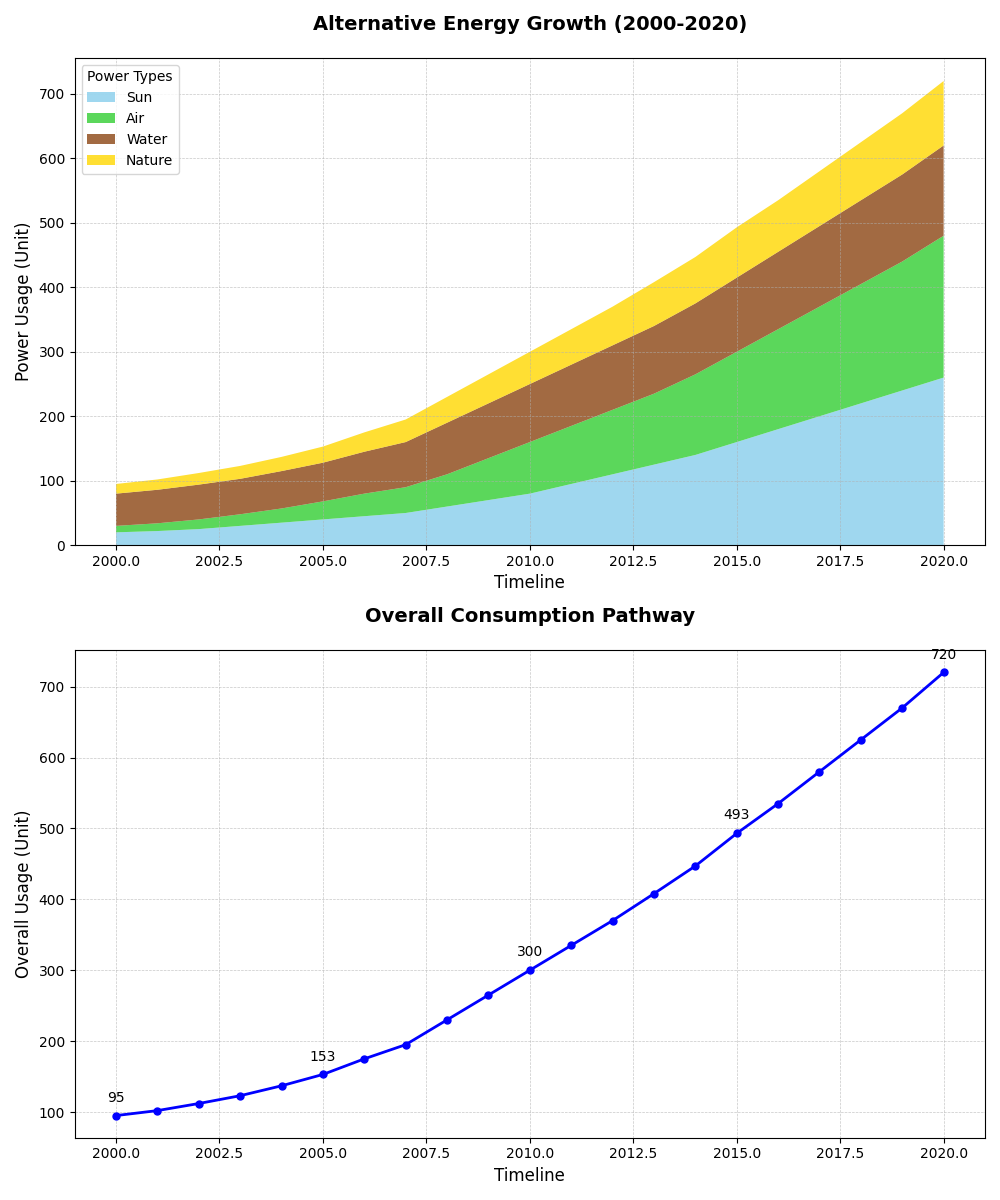

Write the Python code that produced this figure.
import matplotlib.pyplot as plt
import numpy as np

years = np.arange(2000, 2021)
region_data = {
    'Sun': np.array([20, 22, 25, 30, 35, 40, 45, 50, 60, 70, 80, 95, 110, 125, 140, 160, 180, 200, 220, 240, 260]),
    'Air': np.array([10, 12, 15, 18, 22, 28, 35, 40, 50, 65, 80, 90, 100, 110, 125, 140, 155, 170, 185, 200, 220]),
    'Water': np.array([50, 52, 54, 55, 58, 60, 65, 70, 80, 85, 90, 95, 100, 105, 110, 115, 120, 125, 130, 135, 140]),
    'Nature': np.array([15, 16, 18, 20, 22, 25, 30, 35, 40, 45, 50, 55, 60, 68, 72, 78, 80, 85, 90, 95, 100])
}

total_energy = sum(region_data.values())
fig, axes = plt.subplots(2, 1, figsize=(10, 12))

axes[0].stackplot(years, region_data.values(), labels=region_data.keys(),
                  colors=['#87CEEB', '#32CD32', '#8B4513', '#FFD700'], alpha=0.8)
axes[0].set_title('Alternative Energy Growth (2000-2020)', fontsize=14, fontweight='bold', pad=20)
axes[0].set_xlabel('Timeline', fontsize=12)
axes[0].set_ylabel('Power Usage (Unit)', fontsize=12)
axes[0].legend(loc='upper left', fontsize=10, title='Power Types')
axes[0].grid(True, linestyle='--', linewidth=0.5, alpha=0.7)

axes[1].plot(years, total_energy, marker='o', color='b', linestyle='-', linewidth=2, markersize=5)
axes[1].set_title('Overall Consumption Pathway', fontsize=14, fontweight='bold', pad=20)
axes[1].set_xlabel('Timeline', fontsize=12)
axes[1].set_ylabel('Overall Usage (Unit)', fontsize=12)
axes[1].grid(True, linestyle='--', linewidth=0.5, alpha=0.7)

for i, txt in enumerate(total_energy):
    if i % 5 == 0:
        axes[1].annotate(f'{txt}', (years[i], total_energy[i]), textcoords="offset points", xytext=(0,10), ha='center')

plt.tight_layout()
plt.show()
